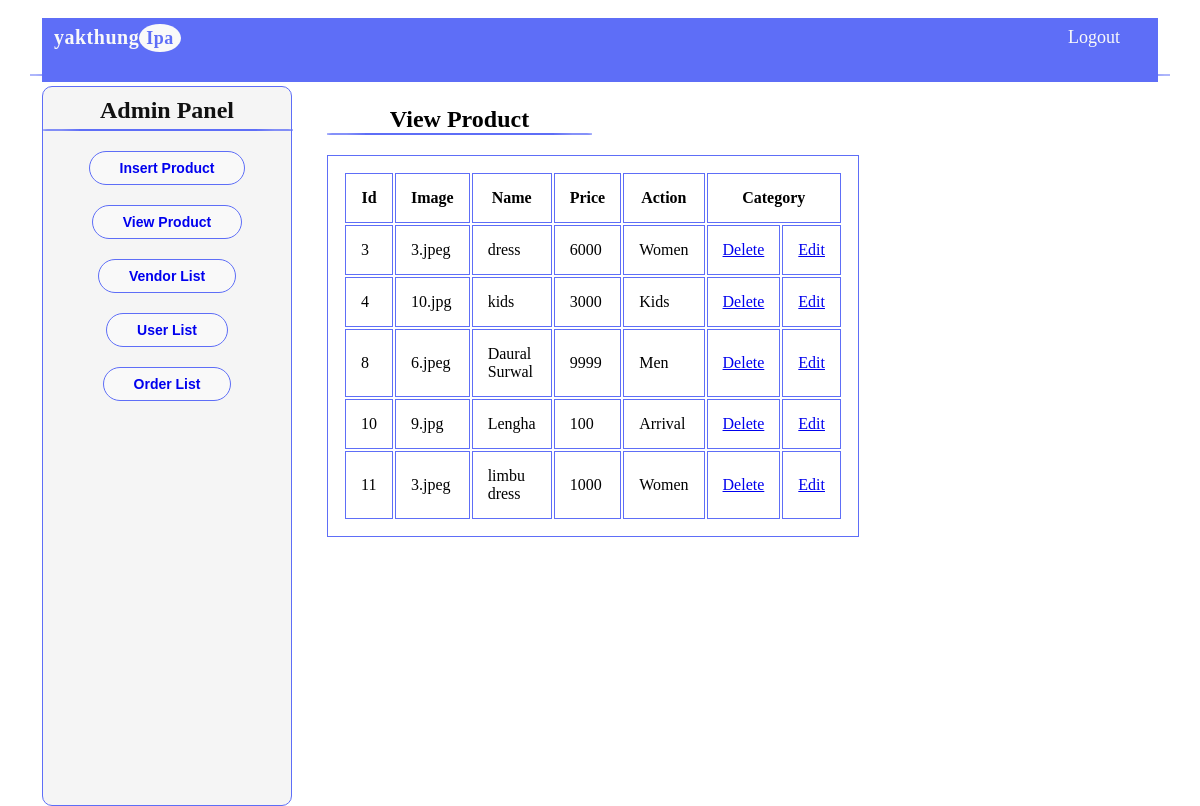
Screenshot of /admin/viewpanel.php with the database file from the repository.
### tables this page shows
CREATE TABLE `product` (
  `id` int(11) NOT NULL,
  `file` varchar(255) DEFAULT NULL,
  `name` varchar(255) DEFAULT NULL,
  `price` decimal(10,0) DEFAULT NULL,
  `category` varchar(50) DEFAULT NULL
);

### admin/viewpanel.php (the view, shortened to what this page needs)
<?php require('../Include/connection.php');
$query = "SELECT * FROM product";
$result = mysqli_query($connection, $query);
?>
<!DOCTYPE html>
<html lang="en">
<head>
    <link rel="stylesheet" href="../CSS/style.css">
    <link rel="stylesheet" href="path/to/font-awesome/css/font-awesome.min.css">
    <link rel="stylesheet" href="https://cdnjs.cloudflare.com/ajax/libs/font-awesome/6.2.1/css/all.min.css" />
    <link rel="stylesheet" href="https://cdnjs.cloudflare.com/ajax/libs/font-awesome/4.7.0/css/font-awesome.min.css">
</head>
<body>
    <header>
        <nav>
            <div class="navi">
                <div class="logo">
                    <h3>yakthung<span>Ipa</span></h3>
                </div>
                <div class="navigator">
                    <ul>
                        <li><a href="../PHP/product.php">Logout</a></li>
                    </ul>
            </div>
        </div>
        </nav>
    </header>
    <section id="admin">
        <div class="dashboard">
            <h4>Admin Panel</h4>
            <hr>
            <div class="crud">
                <button><a href="./adminpanel.php">Insert Product</a></button>
                <button><a href="./viewpanel.php">View Product</a></button>
                <button><a href="./vendorlist.php">Vendor List</a></button>
                <button><a href="./userlist.php">User List</a></button>
                <button><a href="#">Order List</a></button>
            </div>
        </div>
        <div class="cont1">
            <div class="div1">
            <h1>View Product</h1><hr>
    <?php if (mysqli_num_rows($result)> 0) {?>
        <table>
            <tr>
                <th>Id</th>
                <th>Image</th>
                <th>Name</th>
                <th>Price</th>
                <th>Action</th>
                <th colspan="2">Category</th>
            </tr>
            <?php while($row = mysqli_fetch_array($result)){?>
                <tr>
                    <td><?php echo $row['id']?></td>
                    <td><?php echo $row['file'];?></td>
                    <td><?php echo $row['name'];?></td>
                    <td><?php echo $row['price'];?></td>
                    <td><?php echo $row['category'];?></td>
                    <td><a href = "delete.php?id=<?php echo $row['id']; ?>">Delete</a></td>
                    <td><a href = "update.php?id=<?php echo $row['id']; ?>">Edit</a></td>
                </tr>
                <?php } ?>
        </table>
        <?php
    }
    else{
        echo "No data";
    }
    ?>
</body>
</html>

### CSS/style.css (style rules this page uses)
* { margin: 0; padding: 0; box-sizing: border-box; }
body { font-family: 'Mulish'; width: 100%; background-color: white; }
header { padding: 10px 30px; }
nav { display: flex; flex-wrap: wrap; justify-content: space-between; text-align: center; padding: 8px 12px 0px 12px; height: 8vh; width: 100%; }
.logo h3 { color: dimgray; font-size: 20px; cursor: pointer; letter-spacing: 0.5px; }
.logo h3 span { border-radius: 50%; padding: 4px 7px; color: white; background-color: #5e6ef7; cursor: pointer; font-size: 18px; margin-right: 2px; }
.navigator ul { display: flex; list-style: none; }
.navigator ul li a { font-size: 18px; display: flex; text-decoration: none; color: #696969; padding: 0 10px; margin: 0 15px; border: 1px solid transparent; border-radius: 15px; transition: 0.5s ease; }
button { color: #5e6ef7; background-color: #f9f9f9; text-decoration: none; font-size: 14px; margin: auto; border: 1.5px solid #5e6ef7; border-radius: 30px; font-weight: bold; padding: 8px 30px; transition: 0.5s; }
.div1 { height: 200px; width: 335px; padding: 20px 35px; }
hr { width: 50px; margin: auto; border: 1.5px solid #5e6ef7; border-radius: 25%; }
.dashboard { width: 250px; margin-left: 42px; border: 1px solid #5e6ef7; border-radius: 10px; background-color: whitesmoke; text-align: center; }
.dashboard h4 { color: #111111; font-size: 24px; margin-top: 10px; cursor: pointer; }
.dashboard hr { width: 250px; margin-top: 5px; border: 1px solid #5e6ef7; }
.crud button { color: #5e6ef7; background-color: #f9f9f9; font-size: 14px; margin-top: 20px; border: 1.5px solid #5e6ef7; border-radius: 30px; font-weight: bold; padding: 8px 30px; transition: 0.5s; }
.crud button a { text-decoration: none; }
.cont1 .div1 hr { width: auto; margin-bottom: 20px; }
.cont1 .div1 h1 { text-align: center; }
.cont1 .div1 table, th, td { border: 1px solid #5e6ef7; padding: 15px; }
#admin { display: flex; height: 90vh; }
.navi { display: flex; flex-wrap: wrap; justify-content: space-between; text-align: center; padding: 8px 12px 0px 12px; height: 8vh; width: 100%; background-color: #5e6ef7; }
.navi .logo h3 { color: #f9f9f9; font-size: 20px; cursor: pointer; letter-spacing: 0.5px; }
.navi .logo h3 span { border-radius: 50%; padding: 4px 7px; color: #5e6ef7; background-color: #f9f9f9; cursor: pointer; font-size: 18px; margin-right: 2px; }
.navi .navigator ul { display: flex; list-style: none; }
.navi .navigator ul li a { font-size: 18px; display: flex; text-decoration: none; color: #f9f9f9; padding: 0 10px; margin: 0 15px; border: 1px solid transparent; border-radius: 15px; transition: 0.5s ease; }

### rows the page displays
product: id "3", file "3.jpeg", name "dress", price "6000", category "Women"
product: id "4", file "10.jpg", name "kids", price "3000", category "Kids"
product: id "8", file "6.jpeg", name "Daural Surwal", price "9999", category "Men"
product: id "10", file "9.jpg", name "Lengha", price "100", category "Arrival"
product: id "11", file "3.jpeg", name "limbu dress", price "1000", category "Women"
